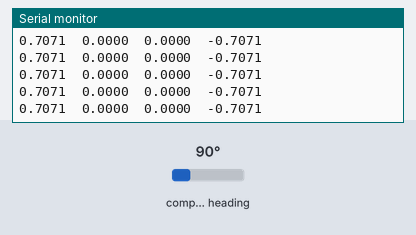
This sketch was run on a simulated Arduino Uno, built with avr-gcc and run on an emulated ATmega328P. On the bench: the last lines printed to the serial monitor. Inputs (shaded band) come from the test bench; at power-on: compass heading 90°.

Above: at 2.2 s.
2.3 s: compass heading set to 7°
At 2.34 s:
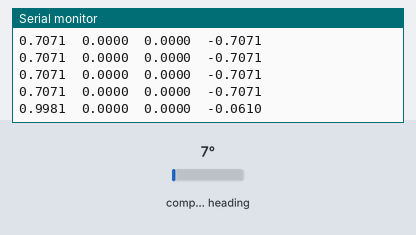
3.8 s: compass heading set to 180°
At 3.88 s:
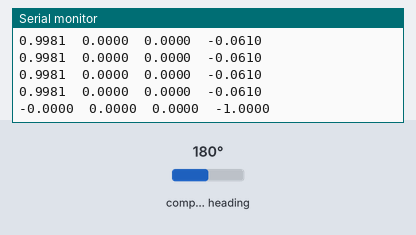
Timing chart, 0 to 6.8 s (numbered marks = the images above; inputs shaded):
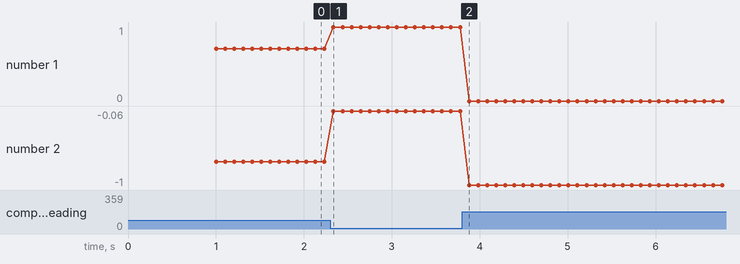

The sketch:

Quanterion_output_code.ino
```cpp
#include <Adafruit_BNO055.h>
#include <utility/imumaths.h>

/*
This program is an abridged version of Adafruit BNO055 rawdata.ino available after installing the Adafruit BNO055 library
File→Examples→Adafruit BNO055→Raw Data
  Connections on Arduino Uno
  =========================================================================
  SCL to analog 5 | SDA to analog 4 | VIN to 3.3V DC | GND to common ground
*/

#define BNO055_SAMPLERATE_DELAY_MS (100)          // Delay between data requests

Adafruit_BNO055 bno = Adafruit_BNO055();          // Create sensor object bno based on Adafruit_BNO055 library

void setup(void)
{
  Serial.begin(115200);                           // Begin serial port communication
  if(!bno.begin())                                // Initialize sensor communication
  {
    Serial.print("Ooops, no BNO055 detected ... Check your wiring or I2C ADDR!");
  }
  delay(1000);
  bno.setExtCrystalUse(true);                     // Use the crystal on the development board
}

void loop(void)
{
  imu::Quaternion quat = bno.getQuat();           // Request quaternion data from BNO055

  Serial.print(quat.w(), 4);  Serial.print("\t"); // Print quaternion w
  Serial.print(quat.x(), 4);  Serial.print("\t"); // Print quaternion x
  Serial.print(quat.y(), 4);  Serial.print("\t"); // Print quaternion y
  Serial.print(quat.z(), 4);  Serial.println();   // Print quaternion z

  delay(BNO055_SAMPLERATE_DELAY_MS);              // Pause before capturing new data
}
```

Measured:
- after the input at 2.3 s, the serial monitor: prints a new line at once (image 1)
- after the input at 3.8 s, the serial monitor: prints a new line after 0.08 s (image 2)
- plotted number 1: 0.71 → 1 after the input at 2.3 s
- plotted number 2: -0.71 → -0.06 after the input at 2.3 s, -0.06 → -1 after the input at 3.8 s
